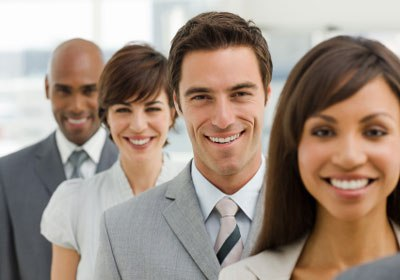
#> input picture 11.jpg, 400 x 280 px
$ python test.py
#> lines starting #> are read from the running program, lines starting #| are printed output that depends on the picture; after the words box and inside, x2 and y2 are one past the last pixel; in counts of white or black regions, pixels touching at a corner belong together
import cv2

# Load the pre-trained Haar Cascade for face detection
face_cascade = cv2.CascadeClassifier(cv2.data.haarcascades + 'haarcascade_frontalface_default.xml')

# Load an image
image = cv2.imread('11.jpg')
#> image is the input picture: shape (280, 400, 3); mean B, G, R 130.3, 142.4, 159.5
gray_image = cv2.cvtColor(image, cv2.COLOR_BGR2GRAY)
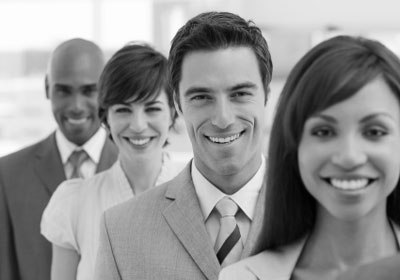
#> gray_image: shape (280, 400); min 0, max 255, mean 146.1

# Detect faces in the image
faces = face_cascade.detectMultiScale(gray_image, scaleFactor=1.1, minNeighbors=4, minSize=(30, 30))
#> faces = [[41, 66, 69, 69], [97, 81, 77, 77], [166, 52, 110, 110], [279, 90, 113, 113]]

# Draw rectangles around the detected faces
for (x, y, w, h) in faces:
    cv2.rectangle(image, (x, y), (x + w, y + h), (0, 255, 0), 2)
#> this loop made 4 passes
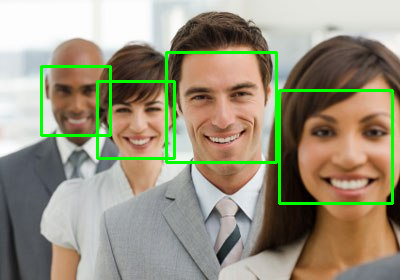
#> image: shape (280, 400, 3); 3.91% of pixels changed, all inside (x1, y1, x2, y2) = (40, 51, 394, 205)

# Display the result
cv2.imshow('Faces Detected', image)
cv2.waitKey(0)
cv2.destroyAllWindows()

$ run again, with ppl.jpg copied over 11.jpg
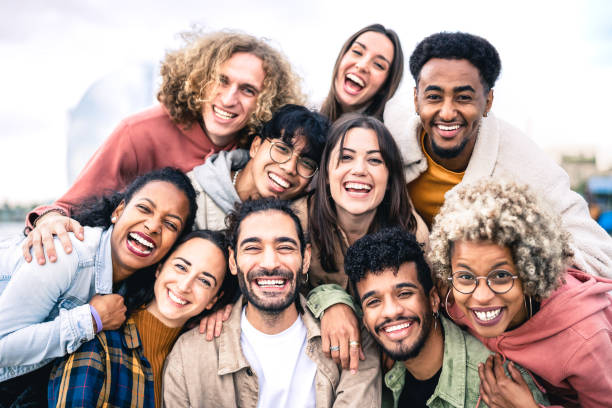
#> input picture ppl.jpg, 612 x 408 px
#> image is the input picture: shape (408, 612, 3); mean B, G, R 156.2, 161.2, 181.9
#> `gray_image = cv2.cvtColor(image, cv2.COLOR_BGR2GRAY)`:
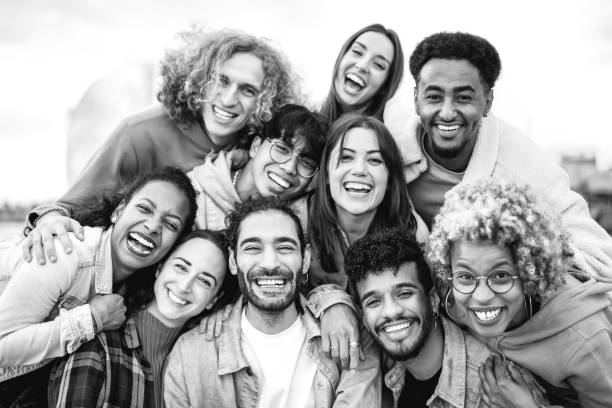
#> gray_image: shape (408, 612); min 0, max 255, mean 166.8
#> faces = [[323, 130, 74, 74], [196, 57, 75, 75], [123, 184, 68, 68], [288, 283, 72, 72], [401, 57, 96, 96], [224, 211, 91, 91], [440, 242, 88, 88], [348, 264, 82, 82]]
#> the loop `for (x, y, w, h) in faces:` made 8 passes
#> after the loop `for (x, y, w, h) in faces:`:
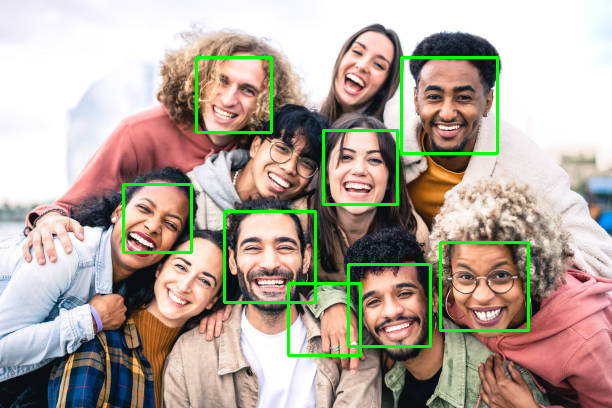
#> image: shape (408, 612, 3); 3.08% of pixels changed, all inside (x1, y1, x2, y2) = (122, 56, 530, 357)

$ run again, with we.jpg copied over 11.jpg
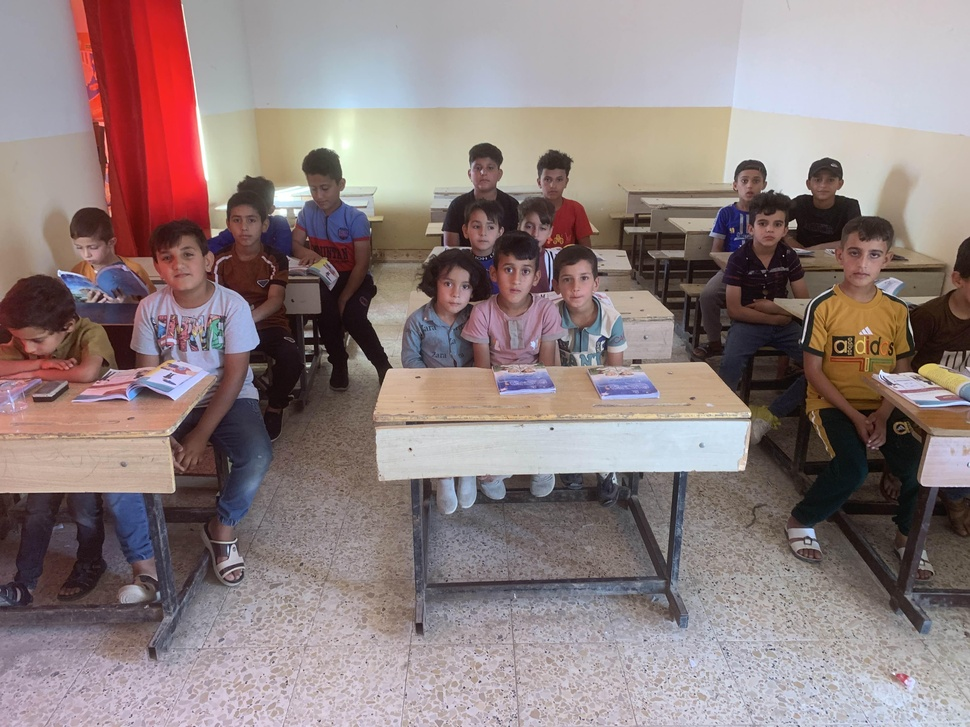
#> input picture we.jpg, 970 x 727 px, shrunk from 4032 x 3024 before the run
#> image is the input picture: shape (727, 970, 3); mean B, G, R 128, 128.1, 144
#> `gray_image = cv2.cvtColor(image, cv2.COLOR_BGR2GRAY)`:
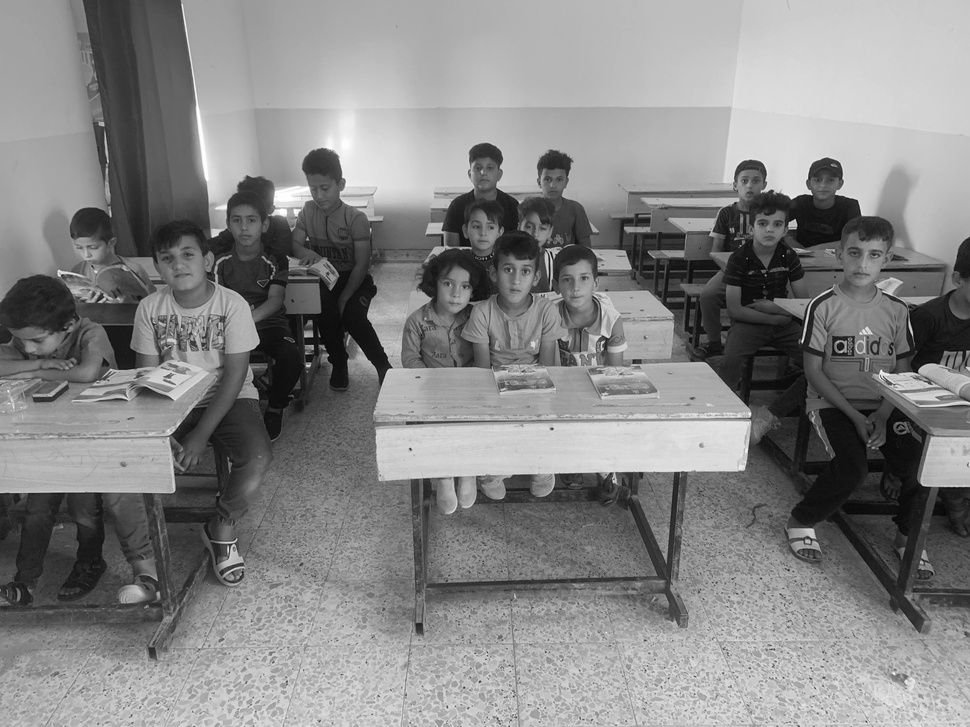
#> gray_image: shape (727, 970); min 2, max 255, mean 132.9
#> faces = [[467, 155, 34, 34], [225, 205, 41, 41], [748, 207, 43, 43], [464, 212, 41, 41], [551, 260, 51, 51], [434, 268, 45, 45], [490, 250, 53, 53], [152, 235, 55, 55], [836, 232, 56, 56]]
#> the loop `for (x, y, w, h) in faces:` made 9 passes
#> after the loop `for (x, y, w, h) in faces:`:
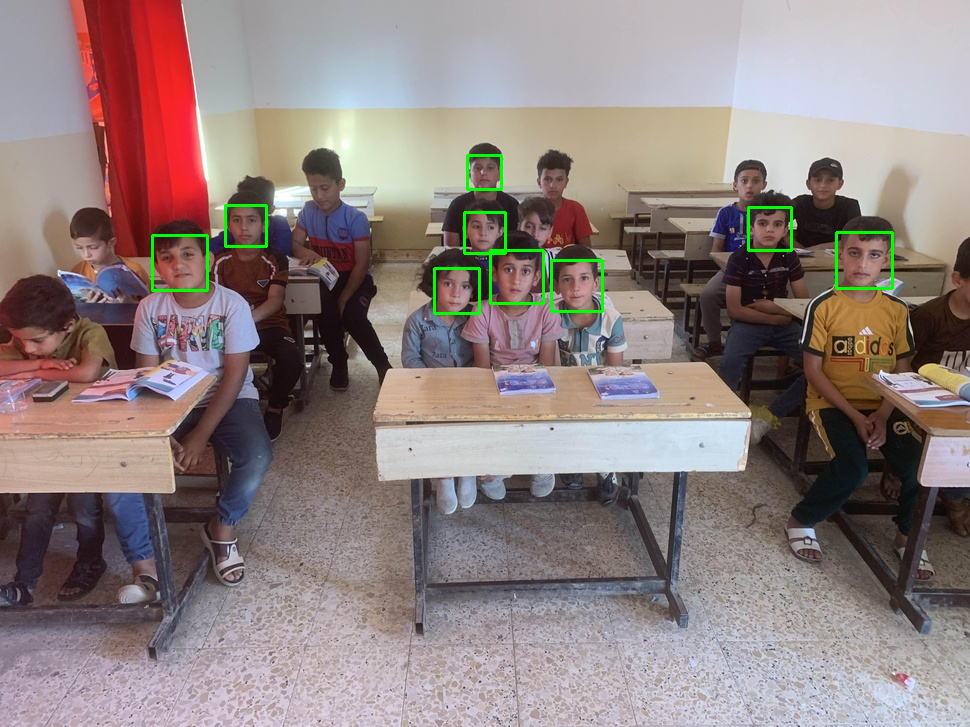
#> image: shape (727, 970, 3); 0.71% of pixels changed, all inside (x1, y1, x2, y2) = (151, 154, 894, 315)
